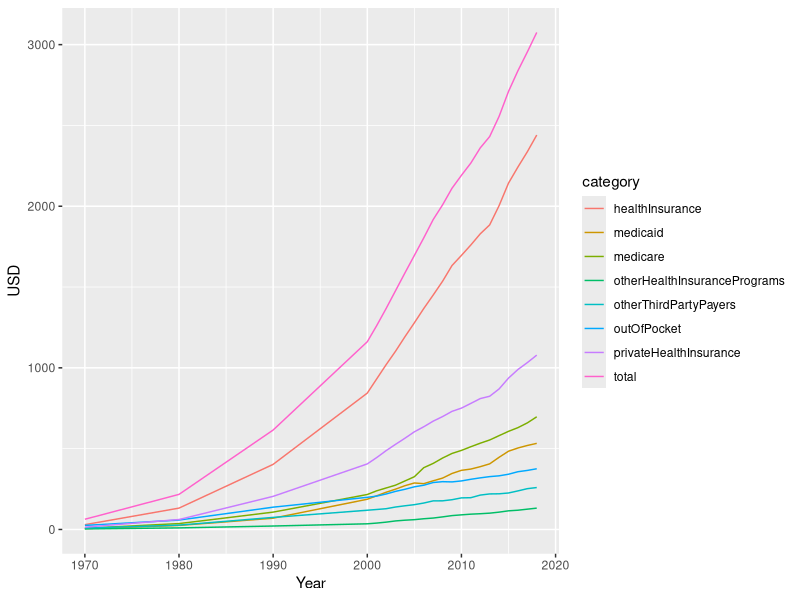

Write the R code that produced this figure.
#library imports
library(tidyverse)
library(tidyr)
library(dplyr)
library(readr)
library(ggplot2)

slide5_data <- read_csv("Table 06 Personal Health Care Expenditures.csv")
#takes the second row and makes it the column headers as characters
names(slide5_data) <- lapply(slide5_data[2, ], as.character)

#removes the following lines
slide5_data <- slide5_data[-1:-3,]

#removes the 3 empty columns
slide5_data <- slide5_data[,-10:-12]

#remove rows at the end
slide5_data <- slide5_data[-23:-113,]

#rename all of the column headers to be one word
slide5_data <- rename(slide5_data, total = "Total1")
slide5_data <- rename(slide5_data, outOfPocket = "Out of Pocket")
slide5_data <- rename(slide5_data, healthInsurance = "Health Insurance2")
slide5_data <- rename(slide5_data, privateHealthInsurance = "Private Health Insurance")
slide5_data <- rename(slide5_data, medicare = "Medicare")
slide5_data <- rename(slide5_data, medicaid = "Medicaid")
slide5_data <- rename(slide5_data, otherHealthInsurancePrograms = "Other Health Insurance Programs3")
slide5_data <- rename(slide5_data, otherThirdPartyPayers = "Other Third Party Payers4")

#removes all of the "$"
slide5_data$total <- gsub("$", "", slide5_data$total, fixed = TRUE)
slide5_data$outOfPocket <- gsub("$", "", slide5_data$outOfPocket, fixed = TRUE)
slide5_data$healthInsurance <- gsub("$", "", slide5_data$healthInsurance, fixed = TRUE)
slide5_data$privateHealthInsurance <- gsub("$", "", slide5_data$privateHealthInsurance, fixed = TRUE)
slide5_data$medicare <- gsub("$", "", slide5_data$medicare, fixed = TRUE)
slide5_data$medicaid <- gsub("$", "", slide5_data$medicaid, fixed = TRUE)
slide5_data$otherHealthInsurancePrograms <- gsub("$", "", slide5_data$otherHealthInsurancePrograms, fixed = TRUE)
slide5_data$otherThirdPartyPayers <- gsub("$", "", slide5_data$otherThirdPartyPayers, fixed = TRUE)
 
#removes all of the ","
slide5_data$total <- gsub(",", "", slide5_data$total, fixed = TRUE)
slide5_data$outOfPocket <- gsub(",", "", slide5_data$outOfPocket, fixed = TRUE)
slide5_data$healthInsurance <- gsub(",", "", slide5_data$healthInsurance, fixed = TRUE)
slide5_data$privateHealthInsurance <- gsub(",", "", slide5_data$privateHealthInsurance, fixed = TRUE)
slide5_data$medicare <- gsub(",", "", slide5_data$medicare, fixed = TRUE)
slide5_data$medicaid <- gsub(",", "", slide5_data$medicaid, fixed = TRUE)
slide5_data$otherHealthInsurancePrograms <- gsub(",", "", slide5_data$otherHealthInsurancePrograms, fixed = TRUE)
slide5_data$otherThirdPartyPayers <- gsub(",", "", slide5_data$otherThirdPartyPayers, fixed = TRUE)

#make all of the columns numeric
slide5_data <- mutate(slide5_data, Year = as.numeric(Year))
slide5_data <- mutate(slide5_data, total = as.numeric(total))
slide5_data <- mutate(slide5_data, outOfPocket = as.numeric(outOfPocket))
slide5_data <- mutate(slide5_data, healthInsurance = as.numeric(healthInsurance))
slide5_data <- mutate(slide5_data, privateHealthInsurance = as.numeric(privateHealthInsurance))
slide5_data <- mutate(slide5_data, medicare = as.numeric(medicare))
slide5_data <- mutate(slide5_data, medicaid = as.numeric(medicaid))
slide5_data <- mutate(slide5_data, otherHealthInsurancePrograms = as.numeric(otherHealthInsurancePrograms))
slide5_data <- mutate(slide5_data, otherThirdPartyPayers = as.numeric(otherThirdPartyPayers))

tidy_slide5 <- gather(slide5_data[1:9],
                      key = "category",
                      value = "USD",
                      2:9)

#graph
ggplot(tidy_slide5, aes(Year, USD, color = category)) +
  geom_line()





# p <- lapply(
#   colnames(ggdata)[2:9],
#   function(col) ggplot(ggdata, aes_string(x = 'Year', y = col)) +
#     geom_point() +
#     geom_smooth(method=lm , color="red", fill="#69b3a2", se=TRUE) +
#     theme_ipsum())
# 
# require(cowplot)
# plot_grid(
#   p[[1]], p[[2]], p[[3]], p[[4]], p[[5]], p[[6]], p[[7]], p[[8]],
#   ncol = 8,
#   labels = colnames(ggdata)[2:9])

# df %>% select(Year, total, outOfPocket, healthInsurance, privateHealthInsurance, medicare, medicaid, otherHealthInsurancePrograms, otherThirdPartyPayers) %>%
#   pivot_longer(., cols = c(total, outOfPocket, healthInsurance, privateHealthInsurance, medicare, medicaid, otherHealthInsurancePrograms, otherThirdPartyPayers), names_to = "Var", values_to = "Val")

# 
# ggplot(slide5_data, aes(Year, total)) +
#   geom_point()

# ggplot(slide5_data, aes(Year, total)) +
#   geom_point()

# slide5_data %>% tidyr::gather("id", "value", 1:9) %>% 
#   ggplot(., aes(slide5_data, value))+
#   geom_point()+
#   geom_smooth(method = "lm", se=FALSE, color="black")



# tidy_slide5 <- gather(slide5[1:9])
#                     key = "year",
#                     value = "USD",
#                     2:25) %>%
#    rename(State = "Region/state of residence") %>%
#    filter(!is.na(USD)) %>%
#    mutate(Year = as.numeric(year)) %>%
#    select(-(year))
 
# 
# 
# tidy_slide3 <- tidy_slide3 %>%
#   mutate(dollars = as.numeric(USD)) %>%
#   select(-(USD))
# 
# US <- tidy_slide3 %>%
#   filter(State == "United States")
# 
# ggplot(US, aes(Year, dollars)) +
#   geom_line()
# 
# regions <- tidy_slide3 %>%
#   filter(State == "New England" | State == "Mideast" | State == "Great Lakes" |
#            State == "Plains" | State == "Southeast" | State == "Southwest" | 
#            State == "Rocky Mountains" | State == "Far West")
# 
# ggplot(regions, aes(Year, dollars, color = State)) +
#   geom_line()
# 
# states <- tidy_slide3 %>%
#   filter(State == "New York" | State == "Illinois" | State == "Virginia")
# 
# ggplot(states, aes(Year, dollars, color = State)) +
#   geom_line()